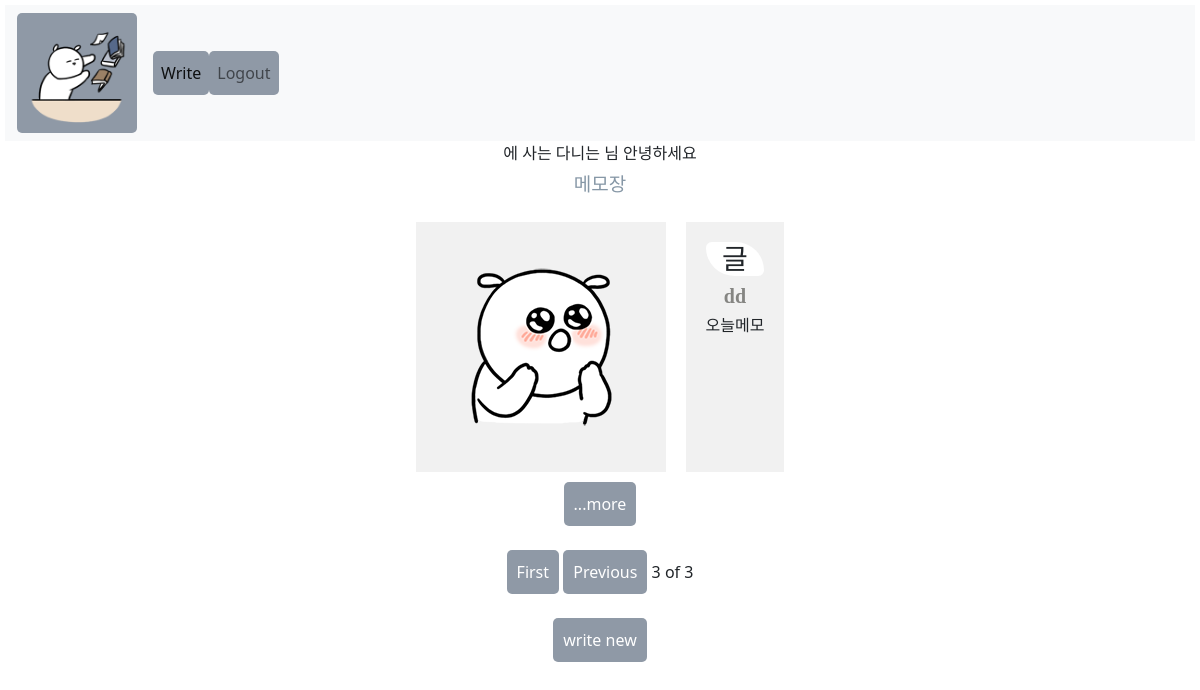
The app's page /?page=3 (signed in) with its own data.
### blogapp/models.py (models this page shows, shortened)
class Blog(models.Model):
    blog_title = models.CharField(max_length=200)
    blog_writer = models.CharField(max_length=100)
    blog_date = models.DateTimeField()
    blog_body = models.TextField()
    blog_img = models.ImageField(upload_to="blog/", blank = True, null = True)
    image_thumbnail = ImageSpecField(source = 'blog_img', processors=[ResizeToFill(120,100)])
    def blog_summary(self):
        return self.blog_body[:100]

### blogapp/views.py (the view)
# urls.py: path('', bloghome, name="bloghome"),
def bloghome(request):
    blog = Blog.objects.all()
    blogList = Blog.objects.all()
    paginator = Paginator(blogList, 3)
    page = request.GET.get('page')
    posts = paginator.get_page(page) #해당페이지 번호에 해당하는 페이지가 posts에 저장
    return render(request,'bloghome.html',{'blog' : blog, 'posts' : posts})

### blogapp/templates/bloghome.html (shortened to what this page needs)
{% extends 'base.html' %}
{% block content %}
    {% if user.is_authenticated %}
    {{user.location}}에 사는 {{user.university}} 다니는 {{user.nickname}}님 안녕하세요
    {% endif %}
    <h1>메모장</h1>
    <div class="contain">
    {% for blog in posts %}
        <div class="flex-container">
            {%if blog.blog_img %}
            <div>
                <img src="{{blog.image_thumbnail.url}}">
            </div>
            {%endif%}
            <div>
                <h3 class="round">{{blog.blog_title}}</h3>
                <h5><b>{{blog.blog_writer}}</b></h5>
                <h6>{{blog.blog_summary}} </h6>
            </div>
        </div>
        <a href="{%url 'blogdetail' blog.id %}">...more</a>
        <br>
        </div>
    {% endfor %}
    </div>
    <br>
    {% if posts.has_previous %}
    <a href="?page=1">First</a>
    <a href="?page={{posts.previous_page_number}}">Previous</a>
    {% endif %}
    <span>{{posts.number}}</span>
    <span>of</span>
    <span>{{posts.paginator.num_pages}}</span>
    <br> <br>
    <div>
        <a href="{%url 'blognew'%}">write new</a>
    </div>
{% endblock %}

### blogapp/static/blogStyle.css (style rules this page uses)
a:link, a:visited { background: #8F99A6; color: rgb(255, 255, 255); text-decoration: none; display: inline-block; border-radius:5px; padding: 10px; }
.round { border-radius:10px 50px 10px 50px; background-color:#ffffff; }
body { background-color:#ffffff; padding : 5px; }
h1 { padding: 0.43em 1em; font-size: 19px; border-radius: 3px; color: #8697A6; }
h3 { background-color: white; }
h5 { font-family: serif; color:#858582; }
.flex-container { display: flex; justify-content: center; }
.flex-container > div { background-color: #f1f1f1; margin: 10px; padding: 20px; font-size: 30px; }

### blogproject/templates/base.html (style rules this page uses)
body { text-align: center; }

### records on screen
Blog: image_thumbnail (picture), blog_title "글", blog_writer "dd", blog_summary "오늘메모"

### other values on screen
{{ posts.number }} "3"
{{ posts.paginator.num_pages }} "3"
